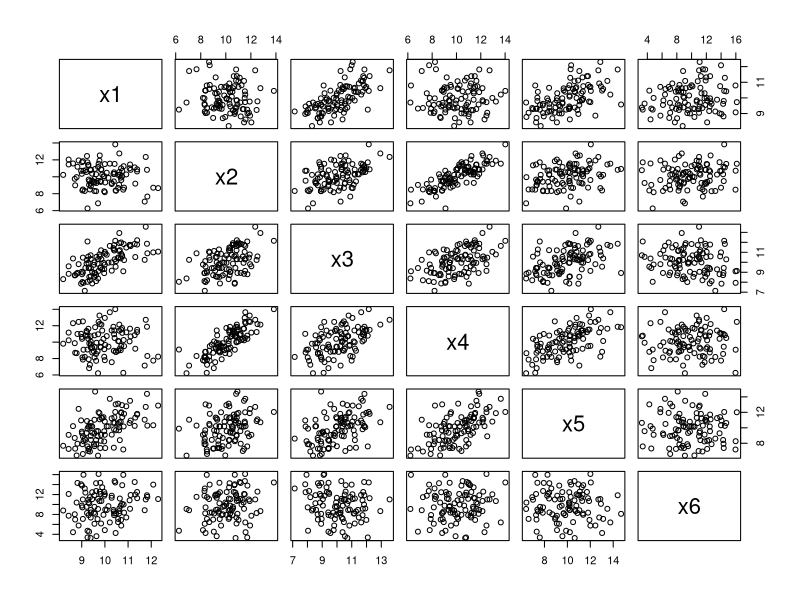
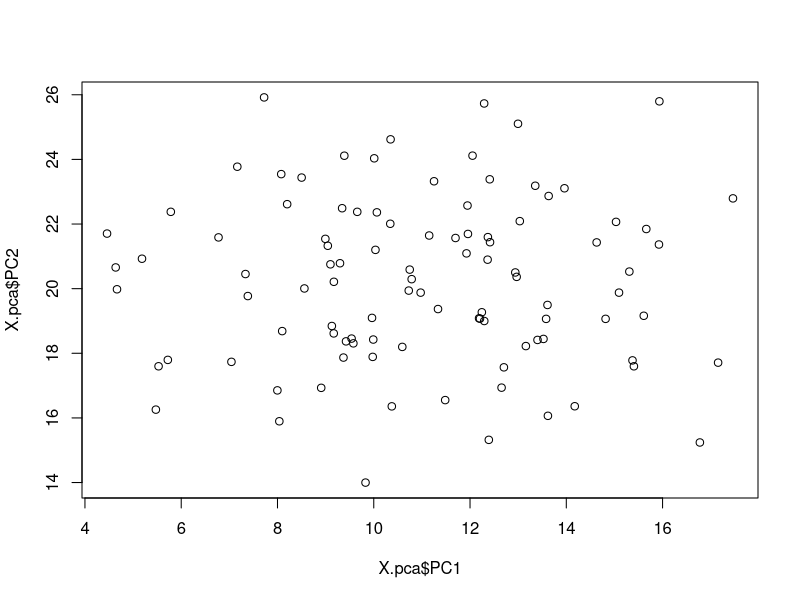

Here is the R script that generated these plots, in order:
## ---- chunk 1

## Generate some data
library(mvtnorm)

mu = rep(10, 6)
cov = matrix(nrow = 6, byrow = TRUE,
  c(1, 0, 1, 0, 1, 1,
    0, 2, 1, 2, 1, 1,
    1, 1, 2, 1, 1, 0,
    0, 2, 1, 3, 2, 1,
    1, 1, 1, 2, 4, 1,
    1, 1, 0, 1, 1, 10)
  )

set.seed(1000)
X = rmvnorm(100, mu, cov)

colnames(X) = paste("x", 1:6, sep = "")

## How do the data correlate?
round(cor(X), 3)
pairs(X)

summary(X)

## Build the principal components. We do not need to standardize the data
## since all of the variables are roughly the same scale.
(pr = prcomp(X))

## Principal components rotation matrix is actually the same as the eigen vectors
eigen(cov(X))$vectors

## Build the principal components from the coefficients
X.pca = X %*% pr$rotation

## The variance of the principal components is equal to the eigen values
eigen(cov(X))$values
diag(var(X.pca))

## PCA Summary
## The first two PCA account for 80% of all variation in the data
summary(pr)

X.pca = data.frame(X.pca)

## plot of the first two PCA
plot(X.pca$PC1, X.pca$PC2)

